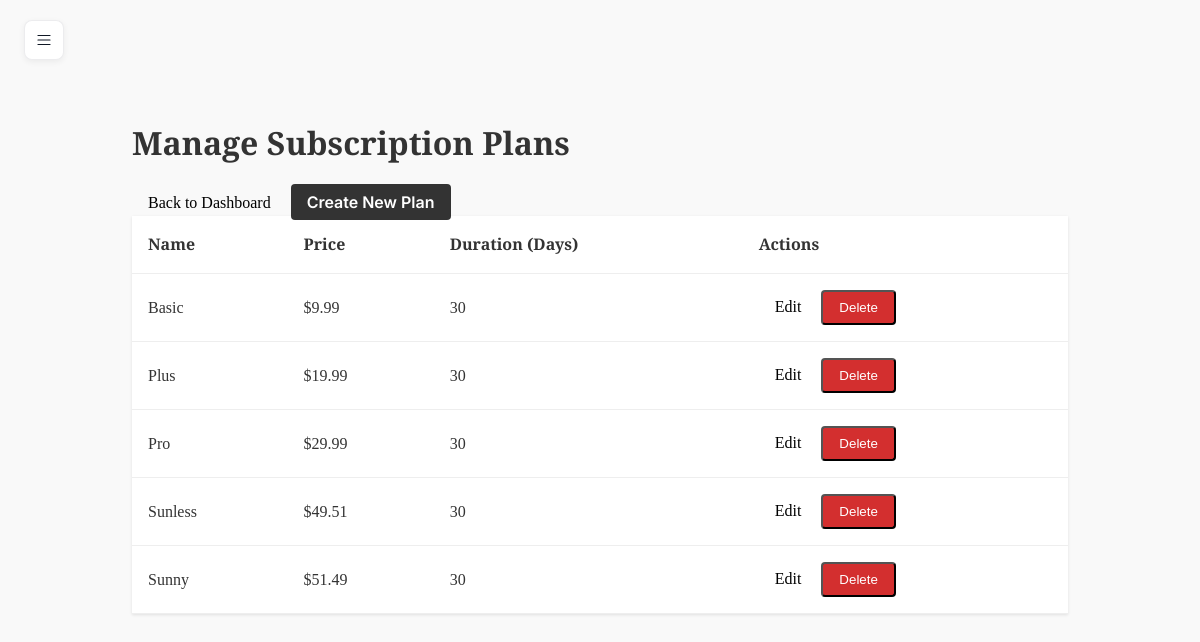
/index.php?page=admin_plans (signed in), run on an earlier commit of the app's database.
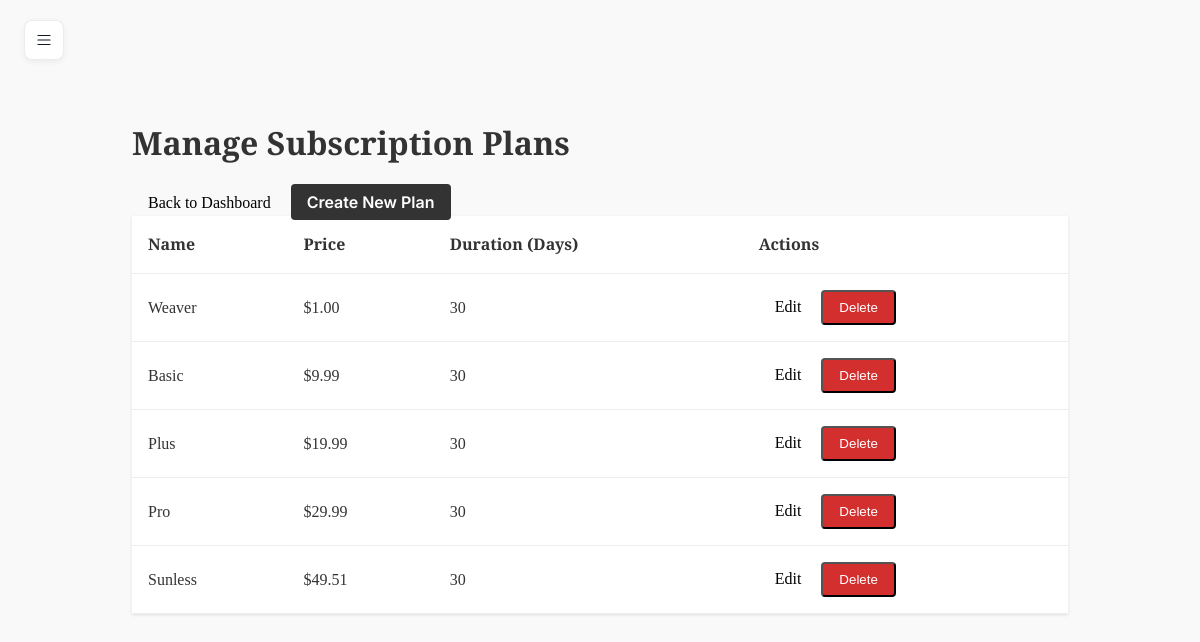
And on a later commit of the database.
### tables this page shows
CREATE TABLE `plans` (
  `id` int NOT NULL AUTO_INCREMENT,
  `name` varchar(50) NOT NULL,
  `price` decimal(10,2) NOT NULL,
  `duration_days` int NOT NULL,
  `features` text,
  `created_at` timestamp NULL DEFAULT CURRENT_TIMESTAMP,
  `level` int DEFAULT '1',
  PRIMARY KEY (`id`)
);

### src/Controllers/Subscription_C.php (called while the page is built, shortened)
<?php
class SubscriptionController {
    public function admin_plans() {
        require_once __DIR__ . '/../Models/Subscription.php';
        $subModel = new Subscription();
        $plans = $subModel->getAllPlans();
        include __DIR__ . '/../Views/Admin/Plans/index.php';
    }
}

### src/index.php (called while the page is built, shortened)
<?php
require __DIR__ . '/config/DataBase_Connection.php';
$selectedLang = $_SESSION['lang'] ?? 'en';
$page = $_GET['page'] ?? "";
Router::route($page, $selectedLang);

### src/Config/DataBase_Connection.php (called while the page is built, shortened)
<?php
if (!class_exists('Database')) {
class Database {
    private static $instance = null;
    private $host;
    private $db_name;
    private $username;
    private $password;
    public $conn = null;
    private function __construct() {
        $this->host = getenv('DB_HOST') ?: 'db';
        $this->db_name = getenv('DB_NAME') ?: 'News';
        $this->username = getenv('DB_USER') ?: 'Rain';
        $this->password = getenv('DB_PASS') ?: 'Sunny';
    }
    public static function getInstance(): Database {
        if (self::$instance === null) {
            self::$instance = new self();
        }
        return self::$instance;
    }
    public function connect() {
        try {
            $this->conn = new PDO(
                "mysql:host={$this->host};dbname={$this->db_name};charset=utf8",
                $this->username,
                $this->password
            );
            $this->conn->setAttribute(PDO::ATTR_ERRMODE, PDO::ERRMODE_EXCEPTION);
        } catch(PDOException $e) {
            die("Database Connection Error: " . $e->getMessage());
        }
        return $this->conn;
    }
}
}

### src/Models/Subscription.php (called while the page is built, shortened)
<?php
require_once __DIR__ . "/../config/DataBase_Connection.php";
class Subscription {
    private $conn;
    public function __construct() {
        $this->conn = Database::getInstance()->connect();
    }
    public function getAllPlans() {
        $stmt = $this->conn->query("SELECT * FROM plans ORDER BY price ASC");
        return $stmt->fetchAll(PDO::FETCH_ASSOC);
    }
}

### src/Views/Admin/Plans/index.php (the view, shortened to what this page needs)
<!DOCTYPE html>
<html lang="en">
<head>
    <link rel="stylesheet" href="../../Assets/CSS/theme.css">
</head>
<body>
    <div class="admin-page">
        <?php include __DIR__ . '/../Sidebar.php'; ?>
        <main>
            <div class="admin-page">
        <div class="page-header">
            <h1>Manage Subscription Plans</h1>
            <div>
                <a href="index.php?page=admin" class="btn">Back to Dashboard</a>
                <a href="index.php?page=admin_plan_create" class="btn btn-primary">Create New Plan</a>
            </div>
        </div>
        <table class="table">
            <thead>
                <tr>
                    <th>Name</th>
                    <th>Price</th>
                    <th>Duration (Days)</th>
                    <th>Actions</th>
                </tr>
            </thead>
            <tbody>
                <?php foreach ($plans as $plan): ?>
                <tr>
                    <td><?= htmlspecialchars($plan['name']) ?></td>
                    <td>$<?= number_format($plan['price'], 2) ?></td>
                    <td><?= $plan['duration_days'] ?></td>
                    <td>
                        <a href="index.php?page=admin_plan_edit&id=<?= $plan['id'] ?>" class="btn">Edit</a>
                        <form action="index.php?page=admin_plan_delete" method="POST" style="display:inline;" onsubmit="return confirm('Are you sure?');">
                            <button type="submit" class="btn btn-danger">Delete</button>
                        </form>
                    </td>
                </tr>
                <?php endforeach; ?>
            </tbody>
        </table>
    </div>
        </main>
    </div>

What changed in the data, as far as the page shows it:
removed plans: name "Sunny", price "51.49", duration_days "30"
added plans: name "Weaver", price "1.00", duration_days "30"
